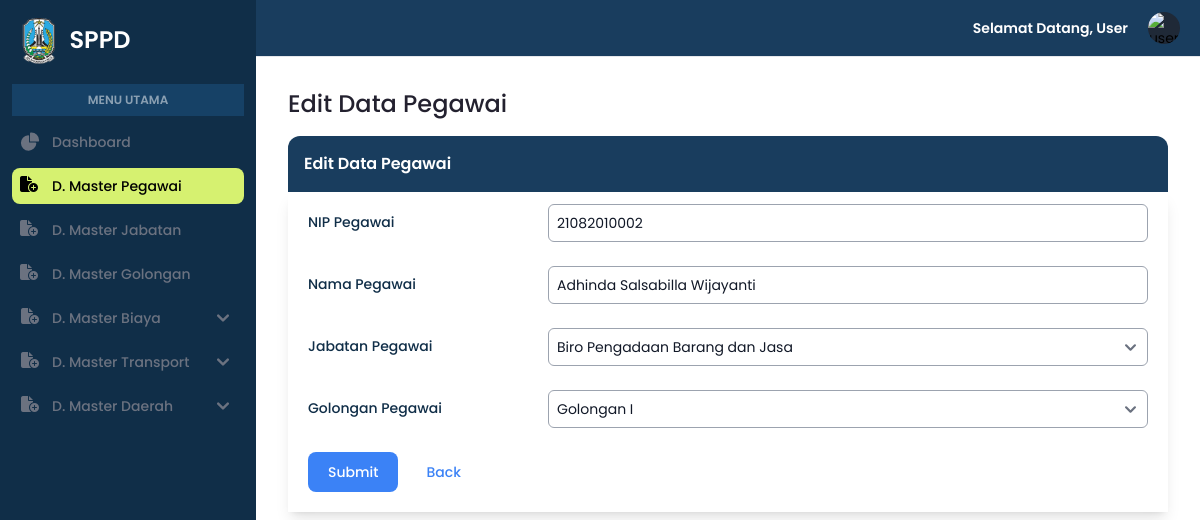
/admin/edit_dtpg.php?edit=21082010002, run on the app's committed database.
### tables this page shows
CREATE TABLE `pegawai` (
  `nip` varchar(20) NOT NULL,
  `nama` varchar(100) NOT NULL,
  `kode_jabatan` varchar(50) DEFAULT NULL,
  `kode_golongan` varchar(50) DEFAULT NULL
);

CREATE TABLE `jabatan` (
  `kode_jabatan` varchar(50) NOT NULL,
  `jenis_jabatan` varchar(100) NOT NULL
);

CREATE TABLE `golongan` (
  `kode_golongan` varchar(50) NOT NULL,
  `jenis_golongan` varchar(100) NOT NULL
);

### admin/edit_dtpg.php (the view, shortened to what this page needs)
<?php
include '../koneksi.php';
if (isset($_GET['edit'])) {
    $nip = $_GET['edit'];
    $query = "SELECT * FROM pegawai WHERE nip = ?";
    $stmt = $koneksi->prepare($query);
    $stmt->bind_param("s", $nip);
    $stmt->execute();
    $result = $stmt->get_result();
    if ($result->num_rows > 0) {
        $row = $result->fetch_assoc();
        $nip = $row['nip'];
        $nama = $row['nama'];
        $kode_jabatan = $row['kode_jabatan'];
        $kode_golongan = $row['kode_golongan'];
    } else {
        echo "Data not found!";
        exit();
    }
} else {
    echo "NIP not provided!";
    exit();
}
$jabatan_query = "SELECT * FROM jabatan";
$jabatan_result = $koneksi->query($jabatan_query);
$golongan_query = "SELECT * FROM golongan";
$golongan_result = $koneksi->query($golongan_query);
?>
<!DOCTYPE html>
<html lang="en">
<head>
    <link rel="stylesheet" href="../assets/css/style.css">
    <link rel="stylesheet" href="https://cdnjs.cloudflare.com/ajax/libs/font-awesome/6.5.1/css/all.min.css" />
    <link href="https://cdnjs.cloudflare.com/ajax/libs/flowbite/2.3.0/flowbite.min.css" rel="stylesheet" />
    <script src="https://cdn.tailwindcss.com"></script>
</head>
<body>
    <section id="sidebar">
        <?php include "../navbar.php"; ?>
        <aside id="logo-sidebar" class="fixed top-0 left-0 z-40 w-64 h-screen transition-transform -translate-x-full sm:translate-x-0" aria-label="Sidebar">
            <div class="h-full px-3 py-4 overflow-y-auto bg-[#102E48]">
                <a href="#" class="flex ms-2 md:me-24 mb-5">
                    <img src="../assets/img/logo.png" class="h-12 me-3" />
                    <span class="self-center text-2xl font-semibold whitespace-nowrap text-white">SPPD</span>
                </a>
                <div class="bg-[#276EAC4D] mb-2 py-2 px-5 text-center">
                    <p class="font-semibold text-xs text-white/50">MENU UTAMA</p>
                </div>
                <ul class="space-y-2 font-medium">
                    <li>
                        <a href="index.php" class="flex items-center p-2 text-gray-500 rounded-lg hover:bg-[#D6F170] hover:text-black group">
                            <span class="ms-3 text-sm">Dashboard</span>
                        </a>
                    </li>
                    <li>
                        <a href="data_pegawai.php" class="flex items-center p-2 text-black rounded-lg hover:bg-[#D6F170] hover:text-black group active">
                            <i class="fa-solid fa-file-circle-plus w-5 h-5 text-black transition duration-75 group-hover:text-black"></i>
                            <span class="text-sm ms-3 whitespace-nowrap">D. Master Pegawai</span>
                        </a>
                    </li>
                    <li>
                        <a href="data_jabatan.php" class="flex items-center p-2 text-gray-500 rounded-lg hover:bg-[#D6F170] hover:text-black group">
                            <i class="fa-solid fa-file-circle-plus w-5 h-5 text-gray-500 transition duration-75 group-hover:text-black"></i>
                            <span class="text-sm ms-3 whitespace-nowrap">D. Master Jabatan</span>
                        </a>
                    </li>
                    <li>
                        <a href="data_golongan.php" class="flex items-center p-2 text-gray-500 rounded-lg hover:bg-[#D6F170] hover:text-black group">
                            <i class="fa-solid fa-file-circle-plus w-5 h-5 text-gray-500 transition duration-75 group-hover:text-black"></i>
                            <span class="text-sm ms-3 whitespace-nowrap">D. Master Golongan</span>
                        </a>
                    </li>
                    <li>
                        <button type="button" class="flex items-center p-2 pr-4 rounded-lg hover:bg-[#D6F170] text-gray-500 hover:text-black group" aria-controls="dropdown-mb" data-collapse-toggle="dropdown-mb">
                            <i class="fa-solid fa-file-circle-plus w-5 h-5 text-gray-500 transition duration-75 group-hover:text-black"></i>
                            <span class="text-sm ms-3 whitespace-nowrap pr-14">D. Master Biaya</span>
                            <svg class="w-3 h-3 text-gray-500 group-hover:text-black" aria-hidden="true" xmlns="http://www.w3.org/2000/svg" fill="none" viewBox="0 0 10 6">
                                <path stroke="currentColor" stroke-linecap="round" stroke-linejoin="round" stroke-width="2" d="m1 1 4 4 4-4" />
                            </svg>
                        </button>
                    </li>
                    <li>
                        <button type="button" class="flex items-center p-2 pr-4 rounded-lg hover:bg-[#D6F170] text-gray-500 hover:text-black group" aria-controls="dropdown-mt" data-collapse-toggle="dropdown-mt">
                            <i class="fa-solid fa-file-circle-plus w-5 h-5 text-gray-500 transition duration-75 group-hover:text-black"></i>
                            <span class="text-sm ms-3 whitespace-nowrap pr-7">D. Master Transport</span>
                            <svg class="w-3 h-3 text-gray-500 group-hover:text-black" aria-hidden="true" xmlns="http://www.w3.org/2000/svg" fill="none" viewBox="0 0 10 6">
                                <path stroke="currentColor" stroke-linecap="round" stroke-linejoin="round" stroke-width="2" d="m1 1 4 4 4-4" />
                            </svg>
                        </button>
                    </li>
                    <li>
                        <button type="button" class="flex items-center p-2 pr-4 rounded-lg hover:bg-[#D6F170] text-gray-500 hover:text-black group" aria-controls="dropdown-md" data-collapse-toggle="dropdown-md">
                            <i class="fa-solid fa-file-circle-plus w-5 h-5 text-gray-500 transition duration-75 group-hover:text-black"></i>
                            <span class="text-sm ms-3 whitespace-nowrap pr-11">D. Master Daerah</span>
                            <svg class="w-3 h-3 text-gray-500 group-hover:text-black" aria-hidden="true" xmlns="http://www.w3.org/2000/svg" fill="none" viewBox="0 0 10 6">
                                <path stroke="currentColor" stroke-linecap="round" stroke-linejoin="round" stroke-width="2" d="m1 1 4 4 4-4" />
                            </svg>
                        </button>
                </li>
</ul>
            </div>
        </aside>
        <div class="p-4 sm:ml-64">
            <div class="p-4 mt-14">
                <h1 class="text-[#23212F] font-medium text-2xl">Edit Data Pegawai</h1>
                <div class="border-solid">
                    <div class="bg-[#193D5E] rounded-t-xl mt-4 p-4">
                        <h1 class="text-white text-md font-semibold">Edit Data Pegawai</h1>
                    </div>
                    <div class="shadow-lg px-5 py-3">
                        <form action="" method="POST">
                            <div class="mb-6 flex">
                                <div class="md:w-2/6">
                                    <label for="nip" class="block text-sm font-medium text-[#102E48] mt-2">NIP Pegawai</label>
                                </div>
                                <div class="md:w-5/6">
                                    <input type="text" id="nip" name="nip" value="<?php echo $nip; ?>" class="bg-white border border-gray-400 text-gray-900 text-sm rounded-md focus:ring-blue-500 focus:border-blue-500 w-full p-2 placeholder-gray-300" placeholder="Masukkan NIP pegawai..." required />
                                </div>
                            </div>
                            <div class="mb-6 flex">
                                <div class="md:w-2/6">
                                    <label for="nama" class="block text-sm font-medium text-[#102E48] mt-2">Nama Pegawai</label>
                                </div>
                                <div class="md:w-5/6">
                                    <input type="text" id="nama" name="nama" value="<?php echo $nama; ?>" class="bg-white border border-gray-400 text-gray-900 text-sm rounded-md focus:ring-blue-500 focus:border-blue-500 w-full p-2 placeholder-gray-300" placeholder="Masukkan nama pegawai..." required />
                                </div>
                            </div>
                            <div class="mb-6 flex">
                                <div class="md:w-2/6">
                                    <label for="kode_jabatan" class="block text-sm font-medium text-[#102E48] mt-2">Jabatan Pegawai</label>
                                </div>
                                <div class="md:w-5/6">
                                    <select id="kode_jabatan" name="kode_jabatan" class="bg-white border border-gray-400 text-gray-900 text-sm rounded-md focus:ring-blue-500 focus:border-blue-500 w-full p-2">
                                        <?php while ($jabatan_row = $jabatan_result->fetch_assoc()) : ?>
                                            <option value="<?php echo $jabatan_row['kode_jabatan']; ?>" <?php if ($kode_jabatan == $jabatan_row['kode_jabatan']) echo 'selected'; ?>><?php echo $jabatan_row['jenis_jabatan']; ?></option>
                                        <?php endwhile; ?>
                                    </select>
                                </div>
                            </div>
                            <div class="mb-6 flex">
                                <div class="md:w-2/6">
                                    <label for="kode_golongan" class="block text-sm font-medium text-[#102E48] mt-2">Golongan Pegawai</label>
                                </div>
                                <div class="md:w-5/6">
                                    <select id="kode_golongan" name="kode_golongan" class="bg-white border border-gray-400 text-gray-900 text-sm rounded-md focus:ring-blue-500 focus:border-blue-500 w-full p-2">
                                        <?php while ($golongan_row = $golongan_result->fetch_assoc()) : ?>
                                            <option value="<?php echo $golongan_row['kode_golongan']; ?>" <?php if ($kode_golongan == $golongan_row['kode_golongan']) echo 'selected'; ?>><?php echo $golongan_row['jenis_golongan']; ?></option>
                                        <?php endwhile; ?>
                                    </select>
                                </div>
                            </div>
                            <div class="flex items-center">
                                <button type="submit" name="submit" class="text-white bg-blue-500 hover:bg-blue-600 focus:ring-4 focus:ring-blue-300 font-medium rounded-lg text-sm px-5 py-2.5 mr-2 mb-2">Submit</button>
                                <a href="data_pegawai.php" class="text-blue-500 hover:text-blue-600 focus:ring-4 focus:ring-blue-300 font-medium rounded-lg text-sm px-5 py-2.5 mr-2 mb-2">Back</a>
                            </div>
                        </form>
                    </div>
                </div>
            </div>
        </div>
    </section>
</body>
</html>

### assets/css/style.css (style rules this page uses)
html { scroll-behavior: smooth; }
body { font-family: Poppins; }
input::placeholder { color: gray; opacity: 1; }
.active { background-color: #d6f170; color: #000; border-radius: 20px; }

### data on the page
pegawai: nip "21082010002", nama "Adhinda Salsabilla Wijayanti", kode_jabatan "Biro Pengadaan Barang dan Jasa", kode_golongan "Golongan I"
